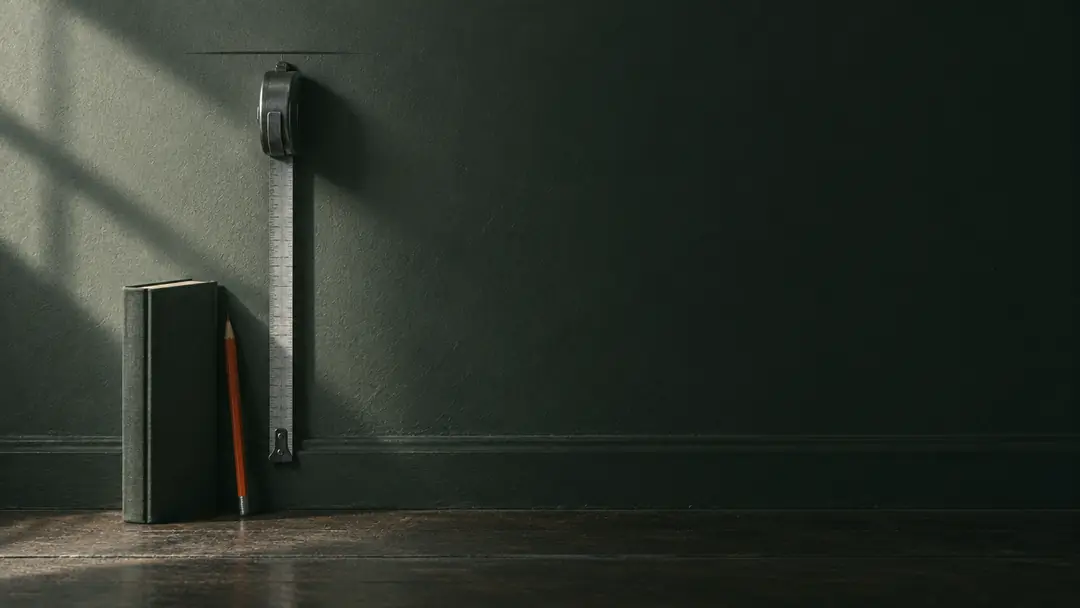
#> input picture assets/tps/against-the-wall.webp, 1080 x 608 px; its folder holds only this picture in this run
$ python gate.py app-cycle ../../../../assets/tps/against-the-wall.webp
#> lines starting #> are read from the running program, lines starting #| are printed output that depends on the picture
#!/usr/bin/env python3
r"""Judge a generated picture the way the app will actually draw it.

WHY THIS EXISTS
---------------
Measuring the raw file is the wrong test and it over-rejects. Every place a picture
lands in this project draws something ON TOP of it -- a scrim, a caption, a title --
and that layer decides whether the picture is too bright, not the file. The course
app's banner scrim is 94% opaque at the right edge: it flattens every picture into a
luminance band of about 29-38 no matter how bright the master was. Measured raw, four
perfectly good pictures looked like failures (2026-09-20).

So: composite the destination's own overlay, measure the zone the TEXT lands in, and
compare against the pictures ALREADY SHIPPED to that slot rather than an invented bar.

    python gate.py tps-banner new1.png new2.png          # measure candidates
    python gate.py tps-banner --live                     # just print the live bar
    python gate.py app-day  --sheet out.png  *.png       # + contact sheet to look at

Exit code 1 if any candidate is over the bar. A pass is NOT permission to ship: the
numbers cannot see that a picture is five balls in a row when the test has a real
geometry. Always build the sheet and look.
"""
import argparse
import sys
from pathlib import Path

import numpy as np
from PIL import Image

ROOT = Path(__file__).resolve().parents[4]
W, H = 1080, 608
GREEN = np.array([8, 38, 27], np.float32)      # the scrim colour, rgba(8,38,27,...)

for _s in (sys.stdout, sys.stderr):            # "→" dies on the Windows cp1252 console
    try:
        _s.reconfigure(encoding="utf-8", errors="replace")
    except Exception:
        pass


def lum(a):
    return 0.2126 * a[..., 0] + 0.7152 * a[..., 1] + 0.0722 * a[..., 2]


# [21 lines left out: functions _stops, scrim_tps, not called in this run]


# preset -> (live folder, glob, text zone as fractions (x0,y0,x1,y1), scrim fn or None, note)
PRESETS = {
    # RTL app: the Farsi title sits bottom-RIGHT, under a heavy scrim.
    "tps-banner": ("assets/tps", "*.webp", (.55, .65, 1.0, 1.0), scrim_tps,
                   "course app lesson/test/block banner"),
    # program.html day cards: caption covers the LEFT ~60% at nearly full height,
    # so the subject sits right. No measured scrim here -- the caption is opaque UI.
    "app-day": ("assets/art/days", "*.webp", (.0, .1, .60, .95), None,
                "program.html day card"),
    # program.html cycle cards: name/weeks/tagline bottom-left, built-in scrim.
    "app-cycle": ("assets/art/cycles", "*.webp", (.0, .60, .62, 1.0), None,
                  "program.html cycle card"),
    "app-library": ("assets/art/library", "*.webp", (.0, .55, .70, 1.0), None,
                    "program.html library shelf"),
    "raw": (None, None, (.0, .0, 1.0, 1.0), None, "whole frame, nothing on top"),
}


def fit_169(im):
    w, h = im.size
    if abs(w / h - 16 / 9) > 0.01:
        nh = round(w * 9 / 16)
        if nh <= h:
            t = (h - nh) // 2
            im = im.crop((0, t, w, t + nh))
        else:
            nw = round(h * 16 / 9)
            l = (w - nw) // 2
            im = im.crop((l, 0, l + nw, h))
    return im.resize((W, H), Image.LANCZOS)


def measure(path, zone, scrim):
#> called with zone = (0, 0.6, 0.62, 1)
    im = fit_169(Image.open(path).convert("RGB"))
#> in fit_169, `w, h = im.size`: w = 1080; h = 608
#> in fit_169, returned value is the input picture: PIL image 1080x608 RGB; mean R, G, B 42.5, 49.1, 41.1
    a = np.asarray(im).astype(np.float32)
    hsv = np.asarray(im.convert("HSV")).astype(np.float32)
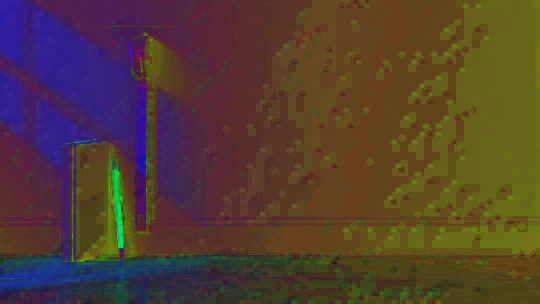
#> hsv: shape (608, 1080, 3) float32 (shown at 1/2 size); mean R, G, B 82.6, 61.9, 49.5
    hue, sat, val = hsv[..., 0] * 360 / 255, hsv[..., 1] / 255, hsv[..., 2] / 255
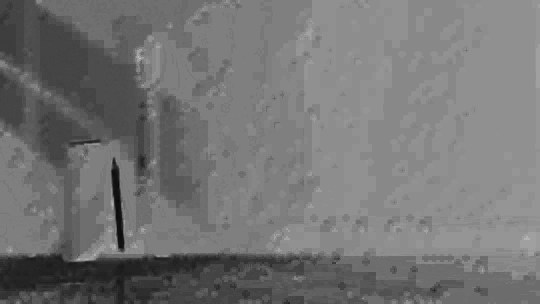
#> hue: shape (608, 1080) float32 (shown at 1/2 size); min 5.65, max 192, mean 116.9
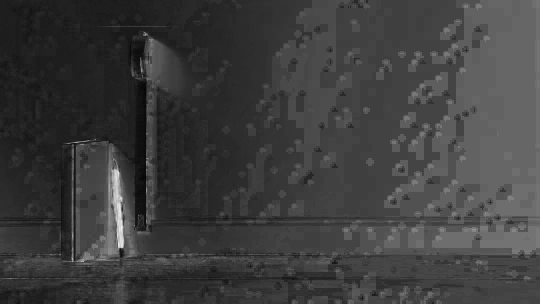
#> sat: shape (608, 1080) float32 (shown at 1/2 size); min 0.0118, max 1, mean 0.243
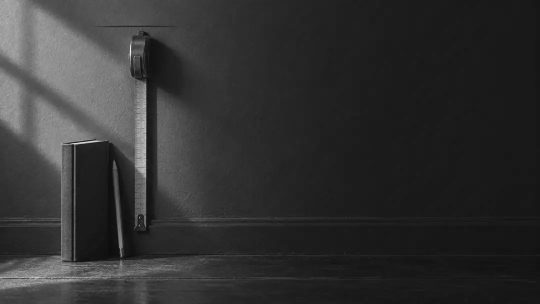
#> val: shape (608, 1080) float32 (shown at 1/2 size); min 0.0235, max 1, mean 0.194
    # Yellow/gold is banned outright in this brand -- clay is the only accent.
    yellow = ((hue > 40) & (hue < 70) & (sat > .35) & (val > .35)).mean() * 100
#> yellow = 0.00137
    seen = a if scrim is None else a * (1 - scrim[..., None]) + GREEN * scrim[..., None]
    x0, y0, x1, y1 = zone
    box = lum(seen)[int(y0 * H):int(y1 * H), int(x0 * W):int(x1 * W)]
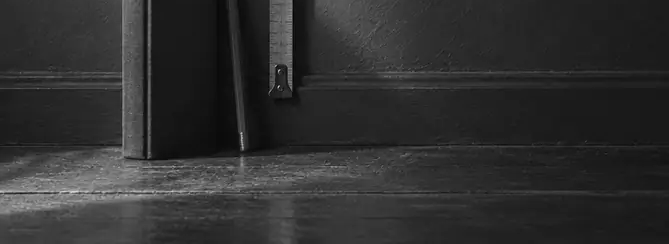
#> box: shape (244, 669) float32; min 4.29, max 215.4, mean 48
    return {"text": box.mean(), "raw": lum(a).mean(), "yellow": yellow,
            "sat": sat.mean(), "kb": path.stat().st_size / 1024}


# [9 lines left out: function sheet, not called in this run]


def main():
    ap = argparse.ArgumentParser()
    ap.add_argument("preset", choices=sorted(PRESETS))
    ap.add_argument("files", nargs="*", type=Path)
    ap.add_argument("--live", action="store_true", help="print the live bar and stop")
    ap.add_argument("--sheet", type=Path, help="also write a contact sheet here")
    ap.add_argument("--bar", type=float, help="override the bar instead of using the live max")
    a = ap.parse_args()

    folder, glob, zone, scrimfn, note = PRESETS[a.preset]
    scrim = scrimfn() if scrimfn else None
    print(f"preset {a.preset}: {note}")
    print(f"  text zone x{zone[0]:.2f}-{zone[2]:.2f} y{zone[1]:.2f}-{zone[3]:.2f}"
          f"   scrim: {'yes' if scrim is not None else 'none'}")

    bar = a.bar
    if folder and bar is None:
        live = sorted((ROOT / folder).glob(glob))
        if live:
            vals = np.array([measure(p, zone, scrim)["text"] for p in live])
            bar = float(vals.max())
            print(f"\nLIVE SET ({len(live)} already shipped to {folder})")
            print(f"  text zone  min {vals.min():5.1f}   median {np.median(vals):5.1f}"
                  f"   max {vals.max():5.1f}")
            order = np.argsort(-vals)[:3]
            for i in order:
                print(f"    brightest shipped: {live[i].stem:24s} {vals[i]:5.1f}")
            print(f"\n  -> bar = {bar:.1f} (the brightest already shipped; nothing new "
                  f"should be brighter than what Amir already accepted)")
    if a.live or not a.files:
        return 0

    print("\nCANDIDATES")
    bad = 0
    for p in sorted(a.files):
        m = measure(p, zone, scrim)
#> m = {'text': 48.02, 'raw': 47.12, 'yellow': 0.00137, 'sat': 0.243, 'kb': 16.48}
        over = bar is not None and m["text"] > bar
#> over = False
        bad += over
#> bad = 0
        flags = []
        if over:
            flags.append(f"OVER BAR by {m['text']-bar:.1f}")
        if m["yellow"] > 0.30:
            flags.append(f"YELLOW {m['yellow']:.2f}%")
        print(f"  {'FAIL' if flags else 'ok  '}  {p.stem:22s} text {m['text']:5.1f}"
              f"   raw {m['raw']:5.1f}   yellow {m['yellow']:.2f}%   sat {m['sat']:.2f}"
              f"   {m['kb']:5.0f} KB" + ("   <- " + ", ".join(flags) if flags else ""))
#|   ok    against-the-wall       text  48.0   raw  47.1   yellow 0.00%   sat 0.24      16 KB
    if a.sheet:
        print(f"\ncontact sheet {sheet(sorted(a.files), a.sheet)} -> {a.sheet}")
        print("  LOOK AT IT. The numbers cannot tell you the picture is wrong about the content.")
    if bad:
        print(f"\n{bad} over the bar. Re-prompt darker "
              f"('overall dark and moody', 'one narrow shaft of light, the rest in deep shadow') "
              f"or dial it down per-file in TWEAKS in scripts/grade_tps_art.py.")
    return 1 if bad else 0


if __name__ == "__main__":
    sys.exit(main())
#> (the program exits here)

$ run again, on assets/tps/first-light.webp
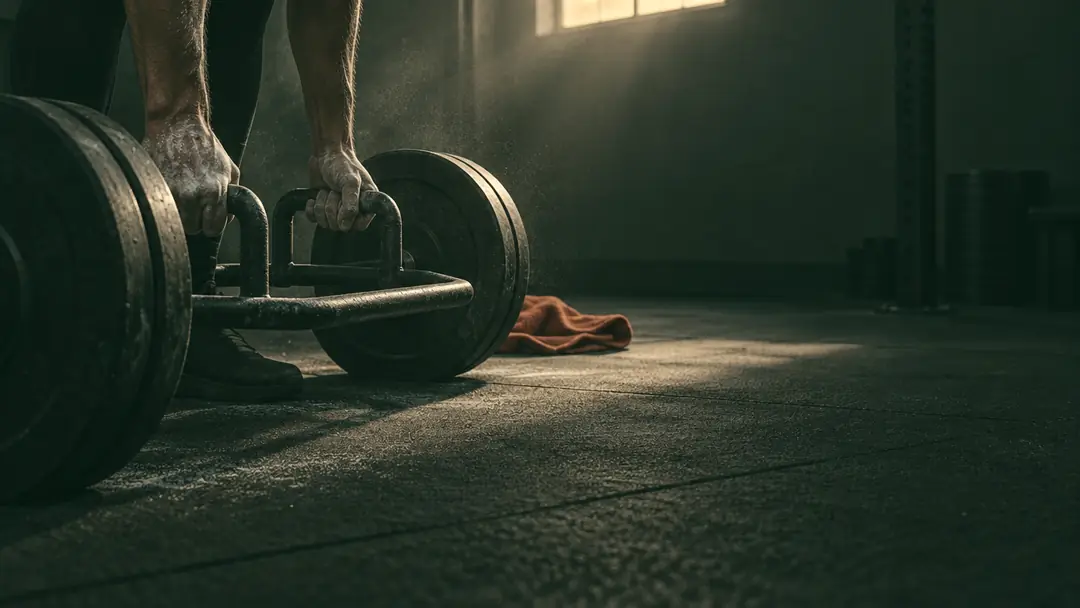
#> input picture assets/tps/first-light.webp, 1080 x 608 px
#> w = 1080; h = 608
#> in fit_169, returned value is the input picture: PIL image 1080x608 RGB; mean R, G, B 41.3, 51.5, 39.6
#> in measure, `hue, sat, val = hsv[..., 0] * 360 / 255, hsv[..., 1] / 255, hsv[..., 2..`:
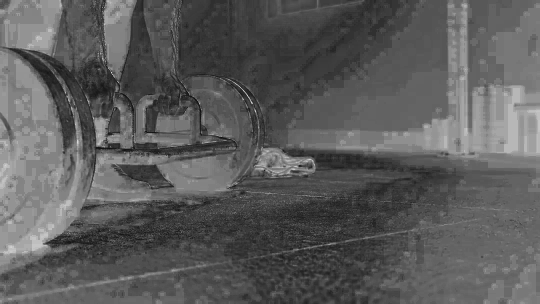
#> sat: shape (608, 1080) float32 (shown at 1/2 size); min 0, max 1, mean 0.359
#> yellow = 0.0356
#> in measure, `box = lum(seen)[int(y0 * H):int(y1 * H), int(x0 * W):int(x1 * W)]`:
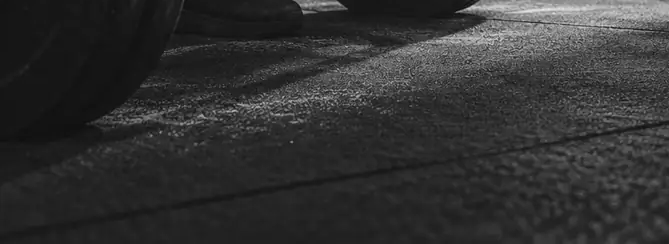
#> box: shape (244, 669) float32; min 9.94, max 236.8, mean 50.2
#> m = {'text': 50.17, 'raw': 48.45, 'yellow': 0.0356, 'sat': 0.359, 'kb': 32.61}
#> over = False
#> bad = 0
#|   ok    first-light            text  50.2   raw  48.5   yellow 0.04%   sat 0.36      33 KB

$ run again, on assets/tps/first-turn.webp
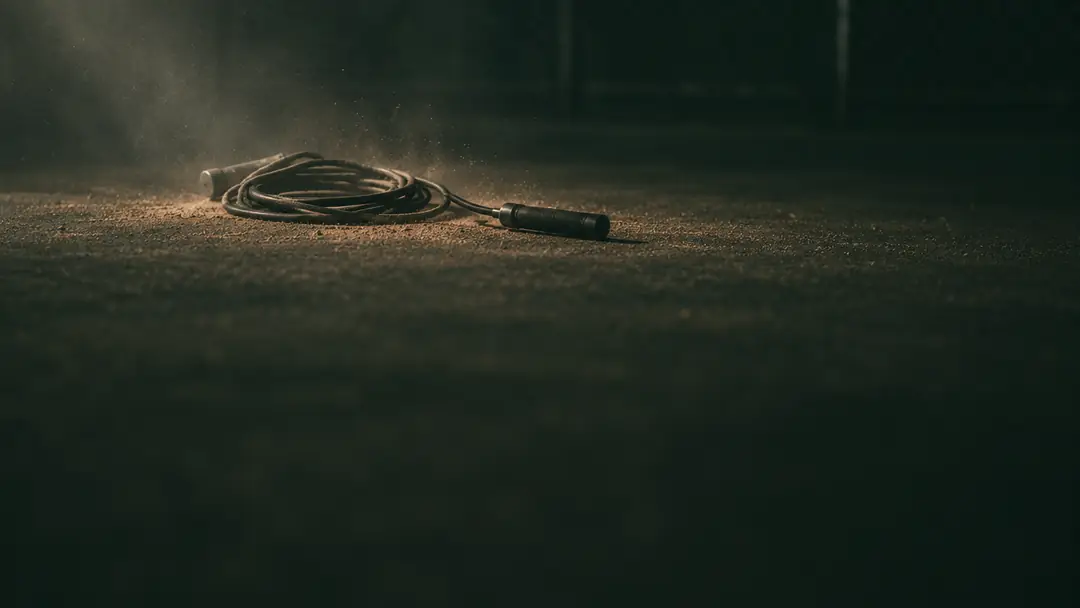
#> input picture assets/tps/first-turn.webp, 1080 x 608 px
#> w = 1080; h = 608
#> in fit_169, returned value is the input picture: PIL image 1080x608 RGB; mean R, G, B 32.9, 40.5, 31.5
#> in measure, `hue, sat, val = hsv[..., 0] * 360 / 255, hsv[..., 1] / 255, hsv[..., 2..`:
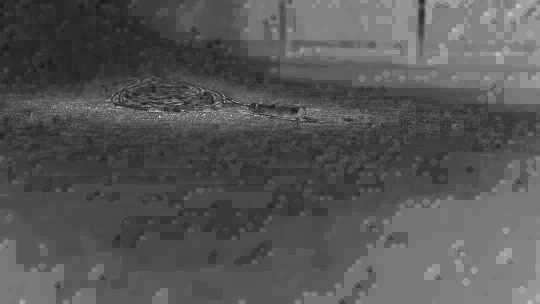
#> sat: shape (608, 1080) float32 (shown at 1/2 size); min 0, max 1, mean 0.339
#> yellow = 0.0295
#> in measure, `box = lum(seen)[int(y0 * H):int(y1 * H), int(x0 * W):int(x1 * W)]`:
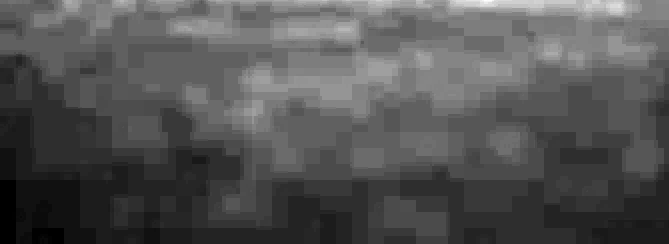
#> box: shape (244, 669) float32; min 22.02, max 46.5, mean 30.1; drawn with min black and max white
#> m = {'text': 30.07, 'raw': 38.25, 'yellow': 0.0295, 'sat': 0.339, 'kb': 15.28}
#> over = False
#> bad = 0
#|   ok    first-turn             text  30.1   raw  38.3   yellow 0.03%   sat 0.34      15 KB
